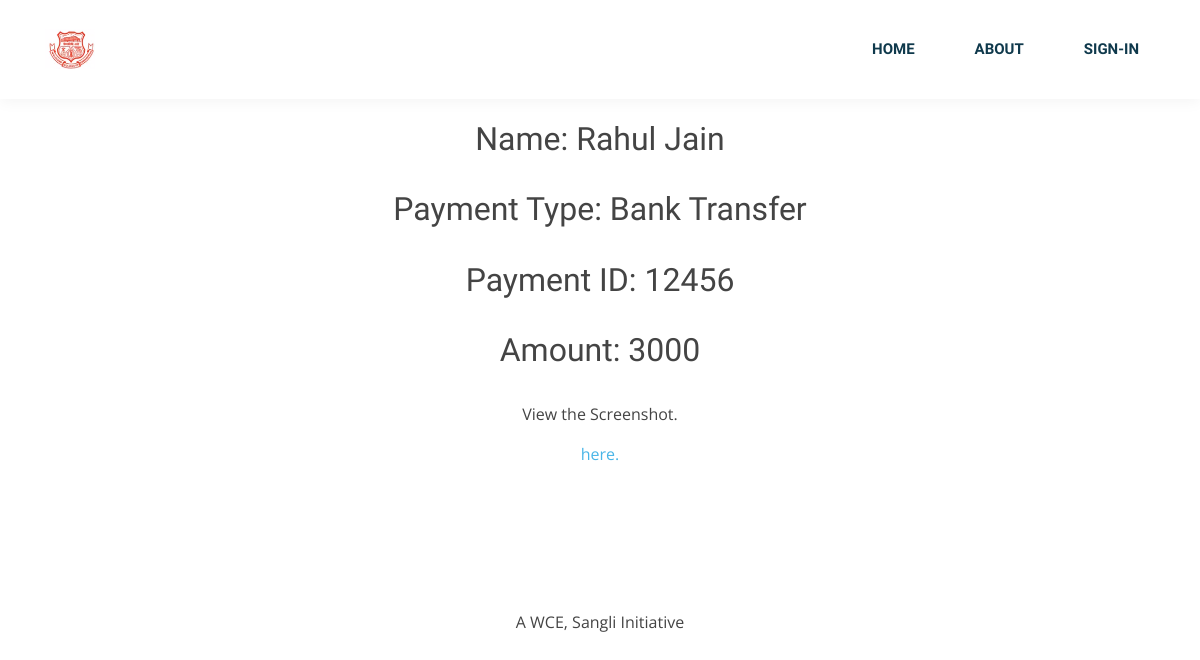
Screenshot of /paymentDetailsDL/rahul@jain.com/ with the database file from the repository.
### student/models.py (models this page shows, shortened)
class enrolledStudent(models.Model):
    amount     = models.CharField(max_length=100)
    paymentID  = models.CharField(max_length=100)
    screenShot = models.CharField(max_length=500)
    paymentType = models.CharField(max_length=100, default="Net Banking")
    enrolled_stud = models.ForeignKey(student, on_delete=models.CASCADE)

class student(models.Model):
    user: OneToOneField = models.OneToOneField(User, on_delete=models.CASCADE)
    designation = models.CharField(max_length=20)
    organisation = models.CharField(max_length=100)
    address = models.CharField(max_length=400)
    phoneNumber = models.CharField(max_length=15, default="1234567890")
    PaidAttendencePython=models.BooleanField(default=False)
    PaidAttendenceCertificatePython=models.BooleanField(default=False)
    PaidAttendenceDL=models.BooleanField(default=False)
    PaidAttendenceCertificateDL=models.BooleanField(default=False)
    profilePicture = models.CharField(max_length=500)

### WCECourses/views.py (the view)
# urls.py: path('paymentDetailsDL/<str:stud>/', views.paymentDetailsDL.as_view(), name="paymentDetailsDL"),
class paymentDetailsDL(View):
    def get(self,request,stud,template_name="paymentDetailsDL.html"):
        thatStud = User.objects.filter(email = stud)
        thatStud = thatStud[0]
        thatStud = Student.objects.filter(user=thatStud)
        thatStud = thatStud[0]
        enrolled_stud = enrolledStudent.objects.filter(enrolled_stud=thatStud)
        for i in enrolled_stud:
            if i.amount=="2500" or i.amount=="3000":
                student=i
        enroll_details={}
        enroll_details['student']=student
        return render(request,template_name, enroll_details)

### WCECourses/templates/paymentDetailsDL.html (shortened to what this page needs)
{% extends 'base.html'%}
{% load static %}
{% block content %}
<br>
<br>
<br>
<br>
<br>
<h2 style="text-align:center">Name: {{student.enrolled_stud.user.first_name}} {{student.enrolled_stud.user.last_name}}</h2><br>
<h2 style="text-align:center">Payment Type: {{student.paymentType}}</h2><br>
<h2 style="text-align:center">Payment ID: {{student.paymentID}}</h2><br>
<h2 style="text-align:center">Amount: {{student.amount}}</h2><br>
<div class="d-flex justify-content-center">
    <p style="padding-bottom: 0;">View the Screenshot.</p>
</div>
<div class="d-flex justify-content-center">
<a href={{student.screenShot}}>here.</a></div><br><br><br>
<br>
<br>
<br>
{% endblock%}

### static/landing_static/css/style.css (style rules this page uses)
body { font-family: "Open Sans", sans-serif; color: #444444; }
a { color: #49b5e7; }
h1, h2, h3, h4, h5, h6 { font-family: "Dosis", sans-serif; }

### rows the page displays
enrolledStudent: enrolled_stud.user.first_name "Rahul", enrolled_stud.user.last_name "Jain", paymentType "Bank Transfer", paymentID "12456", amount "3000"
